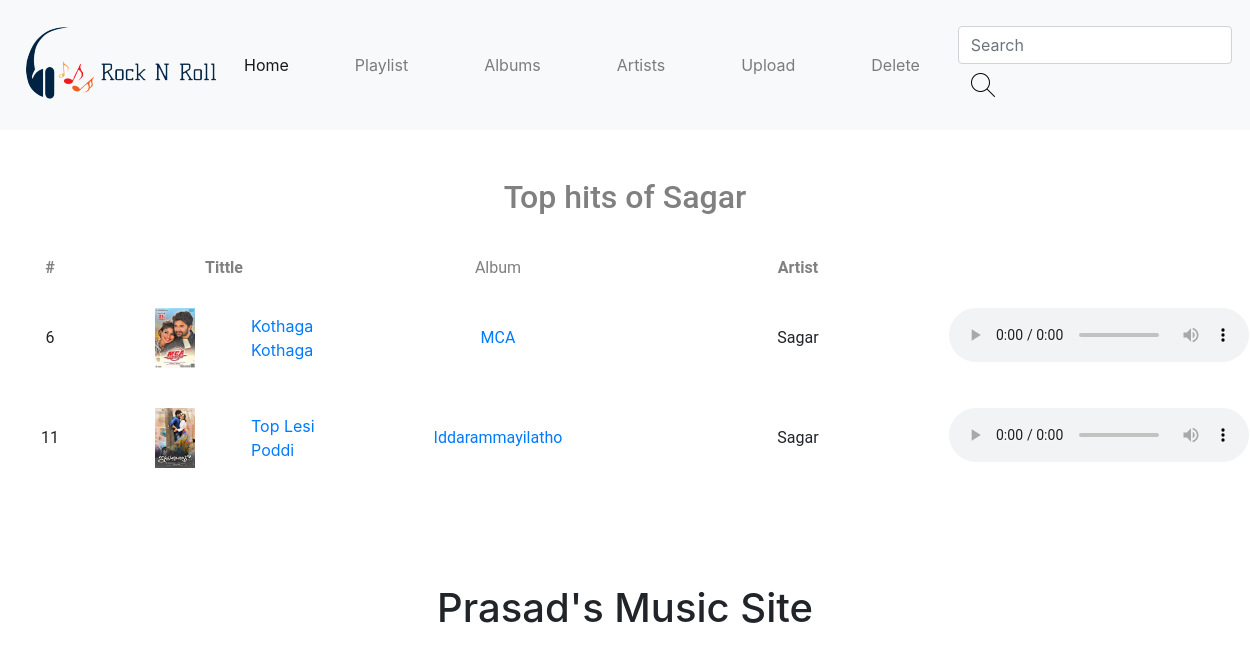
/one_artist/?a=Sagar, run on the app's committed database.
### app/models.py (models this page shows)
class MusicModel(models.Model):
    songid = models.AutoField(primary_key=True)
    tittle = models.CharField(max_length=60)
    artist = models.CharField(max_length=30)
    song_image = models.ImageField(upload_to="song_images/")
    song = models.FileField(upload_to="songs/")
    album_name = models.ForeignKey(MovieModel,on_delete=models.CASCADE)

### app/views.py (the view)
# urls.py: path('one_artist/',views.One_artist.as_view(),name="one_artist"),
class One_artist(View):
    def get(self,request):
        a = request.GET["a"]
        ar = MusicModel.objects.filter(artist=a)
        return render(request,"one_artist.html",{"data":ar,"artist":a})

### templates/one_artist.html (shortened to what this page needs)
<!doctype html>
<html lang="en">
  <head>
    <link rel="stylesheet" href="https://stackpath.bootstrapcdn.com/bootstrap/4.4.1/css/bootstrap.min.css">
  </head>
  <body>
    {% include 'head.html' %}<br><br>
    <h2 style="text-align: center;color: grey;font-family: Roboto">
      Top hits of {{ artist }}
    </h2><br>
    <table align="center" border="0">
        <tr align="center">
            <th width="100" height="40" style="font-family: Roboto;color: grey">
                #
            </th>
            <th width="400" colspan="2" style="font-family: Roboto;color: grey">
                Tittle
            </th>
            <td width="300" style="font-family: Roboto;color: grey">
                Album
            </td>
            <th width="300" style="font-family: Roboto;color: grey">
                Artist
            </th>
        </tr>
        {% for x in data %}
        <tr align="center">
            <td height="100" style="font-family: Roboto">
                {{ x.songid }}
            </td>
            <td style="font-family: Roboto" width="150">
                <a href="{% url 'one_song' %}?s={{ x.songid }}">
                    <img src="{{ x.song_image.url }}" width="40" height="60">
                </a>
            </td>
            <td style="text-align: left">
                <a href="{% url 'one_song' %}?s={{ x.songid }}">
                    {{ x.tittle }}
                </a>
            </td>
            <td style="font-family: Roboto">
                <a href="{% url 'one_album' %}?m={{ x.album_name_id }}">
                {{ x.album_name_id }}
                </a>
            </td>
            <td style="font-family: Roboto">
                {{ x.artist }}
            </td>
        <td>
            <audio src="{{ x.song.url }}" controls></audio>
            </td>
        </tr>
        {% endfor %}
    </table>
    {% include 'footer.html' %}
  </body>
</html>

### data on the page
MusicModel: songid "6", song_image (picture), tittle "Kothaga Kothaga", album_name_id "MCA", artist "Sagar"
MusicModel: songid "11", song_image (picture), tittle "Top Lesi Poddi", album_name_id "Iddarammayilatho", artist "Sagar"

### other printed values
{{ artist }} "Sagar"
